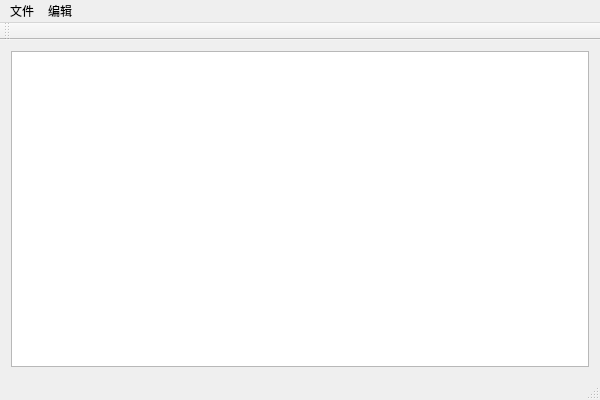
<?xml version="1.0" encoding="UTF-8"?>
<ui version="4.0">
 <class>QNotepadClass</class>
 <widget class="QMainWindow" name="QNotepadClass">
  <property name="geometry">
   <rect>
    <x>0</x>
    <y>0</y>
    <width>600</width>
    <height>400</height>
   </rect>
  </property>
  <property name="windowTitle">
   <string>QNotepad</string>
  </property>
  <widget class="QWidget" name="centralWidget">
   <layout class="QGridLayout" name="gridLayout">
    <item row="0" column="0">
     <widget class="QPlainTextEdit" name="plainTextEdit"/>
    </item>
   </layout>
  </widget>
  <widget class="QMenuBar" name="menuBar">
   <property name="geometry">
    <rect>
     <x>0</x>
     <y>0</y>
     <width>600</width>
     <height>18</height>
    </rect>
   </property>
   <widget class="QMenu" name="menu">
    <property name="title">
     <string>文件</string>
    </property>
    <addaction name="actionNew"/>
    <addaction name="actionOpen"/>
    <addaction name="actionSave"/>
    <addaction name="actionSaveAs"/>
    <addaction name="separator"/>
    <addaction name="actionPageSetup"/>
    <addaction name="actionPrint"/>
    <addaction name="separator"/>
    <addaction name="actionExit"/>
   </widget>
   <widget class="QMenu" name="menu_2">
    <property name="title">
     <string>编辑</string>
    </property>
    <addaction name="actionUndo"/>
    <addaction name="separator"/>
    <addaction name="actionCut"/>
    <addaction name="actionCopy"/>
    <addaction name="actionPaste"/>
    <addaction name="actionDelete"/>
    <addaction name="separator"/>
    <addaction name="actionFind"/>
    <addaction name="actionFindNext"/>
    <addaction name="actionReplace"/>
    <addaction name="actionGo"/>
    <addaction name="separator"/>
    <addaction name="actionAll"/>
    <addaction name="actionDate"/>
   </widget>
   <addaction name="menu"/>
   <addaction name="menu_2"/>
  </widget>
  <widget class="QToolBar" name="mainToolBar">
   <attribute name="toolBarArea">
    <enum>TopToolBarArea</enum>
   </attribute>
   <attribute name="toolBarBreak">
    <bool>false</bool>
   </attribute>
  </widget>
  <widget class="QStatusBar" name="statusBar"/>
  <action name="actionNew">
   <property name="text">
    <string>新建</string>
   </property>
  </action>
  <action name="actionOpen">
   <property name="text">
    <string>打开</string>
   </property>
  </action>
  <action name="actionSave">
   <property name="text">
    <string>保存</string>
   </property>
  </action>
  <action name="actionSaveAs">
   <property name="text">
    <string>另存为</string>
   </property>
  </action>
  <action name="actionPageSetup">
   <property name="text">
    <string>页面设置</string>
   </property>
  </action>
  <action name="actionPrint">
   <property name="text">
    <string>打印</string>
   </property>
  </action>
  <action name="actionExit">
   <property name="text">
    <string>退出</string>
   </property>
  </action>
  <action name="actionUndo">
   <property name="text">
    <string>撤销</string>
   </property>
  </action>
  <action name="actionCut">
   <property name="text">
    <string>剪切</string>
   </property>
  </action>
  <action name="actionCopy">
   <property name="text">
    <string>复制</string>
   </property>
  </action>
  <action name="actionPaste">
   <property name="text">
    <string>粘贴</string>
   </property>
  </action>
  <action name="actionDelete">
   <property name="text">
    <string>删除</string>
   </property>
  </action>
  <action name="actionFind">
   <property name="text">
    <string>查找</string>
   </property>
  </action>
  <action name="actionFindNext">
   <property name="text">
    <string>查找下一个</string>
   </property>
  </action>
  <action name="actionReplace">
   <property name="text">
    <string>替换</string>
   </property>
  </action>
  <action name="actionGo">
   <property name="text">
    <string>转到</string>
   </property>
  </action>
  <action name="actionAll">
   <property name="text">
    <string>全选</string>
   </property>
  </action>
  <action name="actionDate">
   <property name="text">
    <string>时间/日期</string>
   </property>
  </action>
 </widget>
 <layoutdefault spacing="6" margin="11"/>
 <resources>
  <include location="QNotepad.qrc"/>
 </resources>
 <connections/>
</ui>
